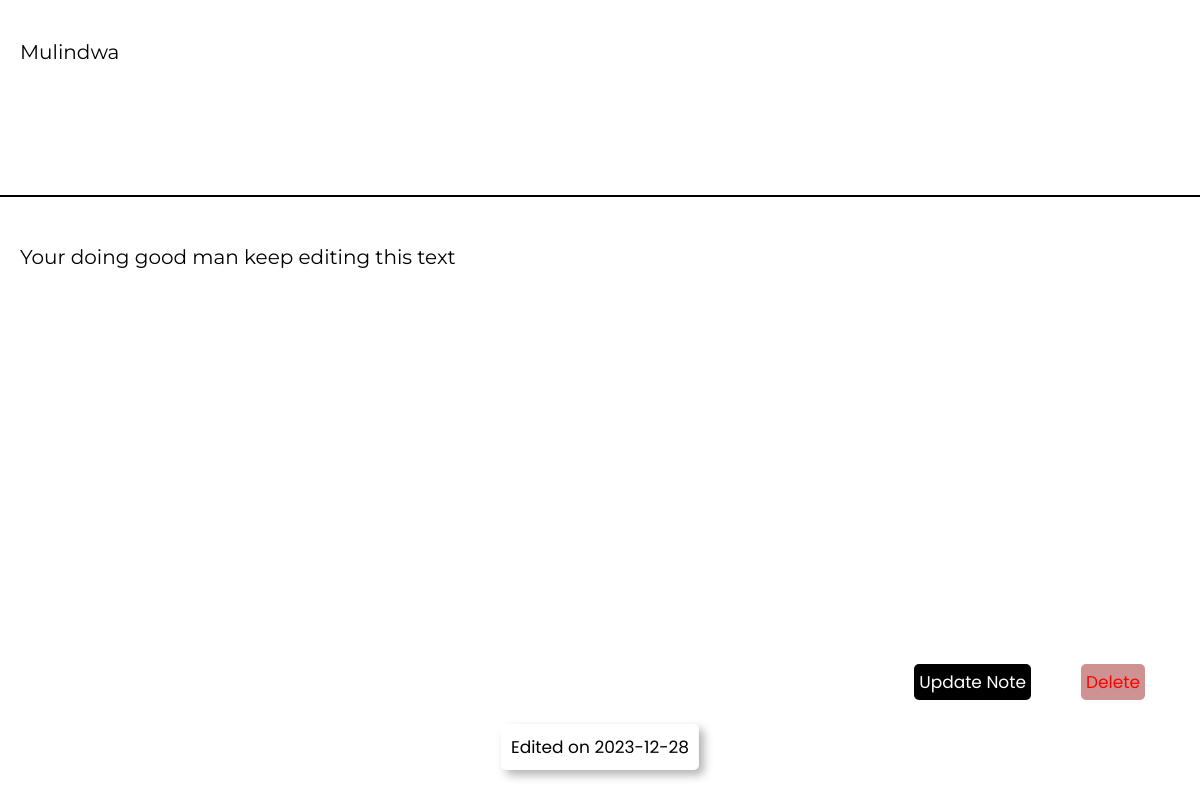
The page /post/3 on the database as committed earlier.
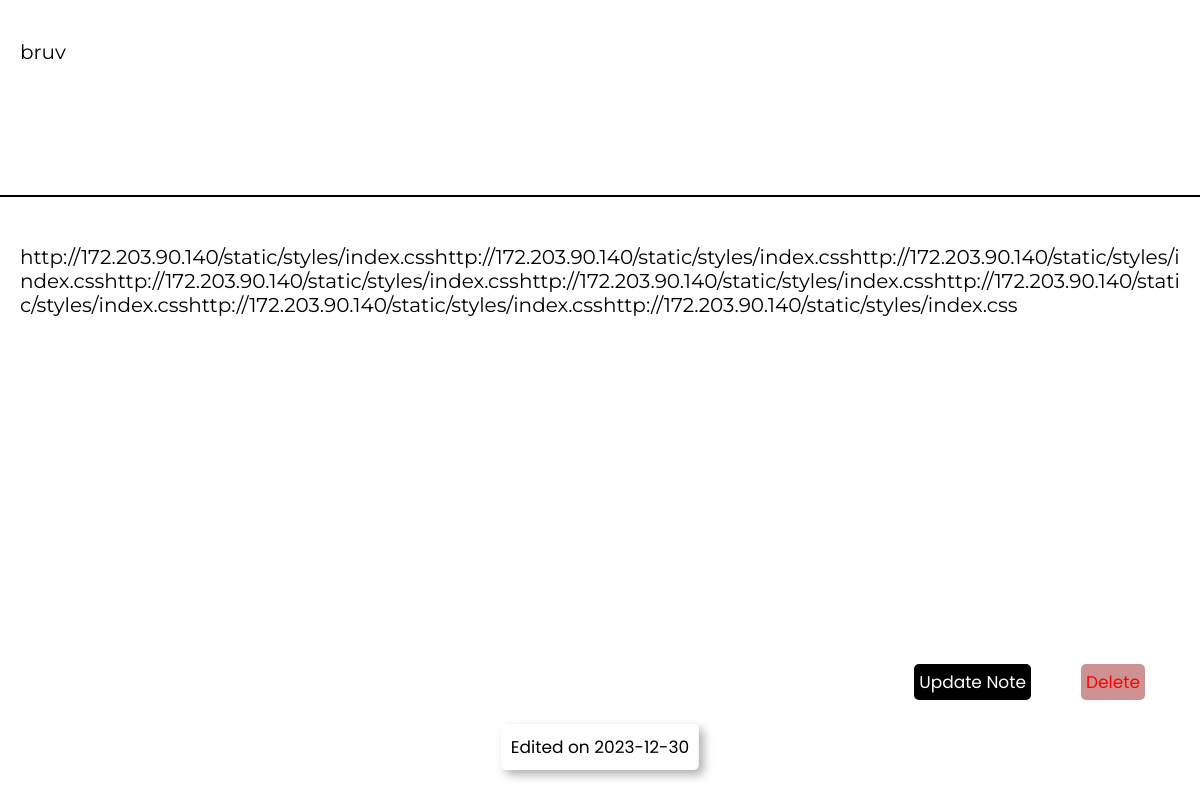
The same page on the database as committed later.
### flaskapp/models.py (models this page shows, shortened)
class Post(db.Model):
        id = db.Column(db.Integer, primary_key=True)
        title = db.Column(db.String(100), nullable=False)
        date_posted = db.Column(db.DateTime, nullable=False, default=datetime.utcnow)
        content = db.Column(db.Text, nullable=False)
        user_id = db.Column(db.Integer, db.ForeignKey("user.id"), nullable=False)

### flaskapp/posts/routes.py (the view)
@posts.route("/post/<int:post_id>")
def post(post_id):
        post = Post.query.get_or_404(post_id)
        if the_device():
                return render_template("viewnote-mobile.html", title="View Note-Mobile", post=post, device=the_device())
        else:
                return render_template("viewnote.html", title="View Note", post=post, device=the_device())

### flaskapp/main/utils.py (called while the page is built)
def the_device():
        user_agent = request.headers.get("User-Agent").lower()
        mobile_devices = ["android", "iphone","ipod"]
        if any(device in user_agent for device in mobile_devices):
                return True
        return False

### flaskapp/templates/viewnote.html
{% extends "layout.html" %}
{% block content %}
	<div class="note_context">
		<div class="title">{{ post.title }} </div>
		<span class="separator"></span>
                <div class="note">{{ post.content }}</div>
        </div>
        <div class="buttons">
                <a href="{{ url_for('posts.update_post', post_id=post.id )}}"><button>Update Note</button></a>
                <form action="{{ url_for('posts.delete_post', post_id=post.id ) }}" method="POST">
                        <input type="submit" class="delete-button" value="Delete">
                </form>
        </div>
        <span class="date-time-stamp dts">Edited on {{ post.date_posted.strftime('%Y-%m-%d') }}</span>
{% endblock %}

Rows that differ between the two databases and show on the page:
changed Post: title "Mulindwa" → "bruv"; content "Your doing good man keep editing this text" → "http://172.203.90.140/static/styles/index.csshttp://172.203.90.140/static/styles/index.csshttp://172.203.90.140/static/styles/index.csshttp://172.203.90.140/static/styles/index.csshttp://172.203.90.140/static/styles/index.csshttp://172.203.90.140/static/styles/index.csshttp://172.203.90.140/static/styles/index.csshttp://172.203.90.140/static/styles/index.css"; date_posted "2023-12-28" → "2023-12-30"
